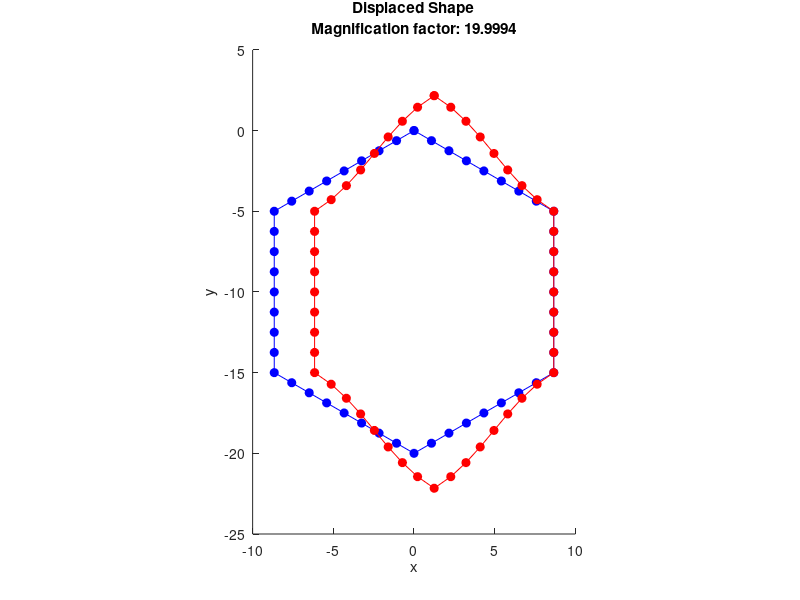
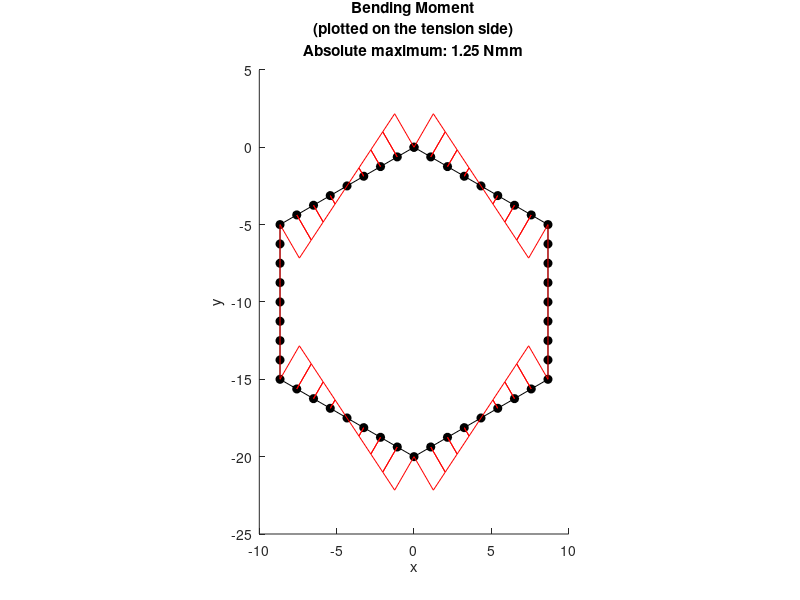
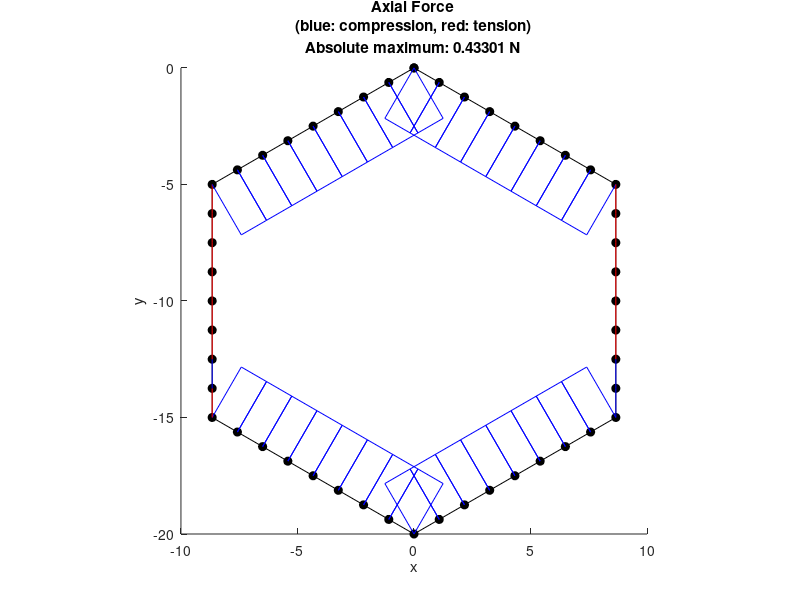
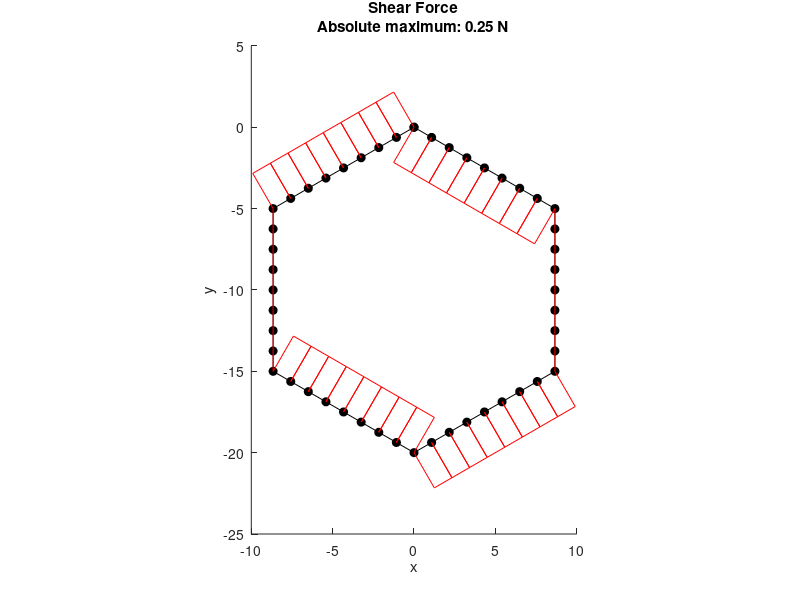

Source code (MATLAB) for these figures, in order:
% Honeycomb Lattice Unit Example
% Script by Andrew Phillips

clear all
close all

%
% Section and material definition
%

% Assuming units are Newtons (N) and millimetres (mm)
% Assuming a rectangular cross-section
t = 1; % mm
b = 1; % unit value (mm)
E = 2000; % MPa
% Calculating cross-sectional properties
A = b*t;
I = b*t^3/12;
% Calculating structural stifness / rigidity
EA = E*A; % axial
EI = E*I; % bending
% to reduce axial deformation
EA=EA*1000;

%
% Mesh definition
%

% Setting up a matrix of node points for the hexagon
% Setting the number of structural members
NumSM = 6;
% Setting the length of each structural member
LengthSM = 10;
% Setting the number of elements making up each structural member
NumElemSM = 8;
% Calculating the number of elements required
NumElems = NumSM*NumElemSM;
% Calculating the number of node
NumNodes = NumElems;
% Setting the angle alpha from the figure
alpha = 30;
alpha = alpha*pi/180;
% Calculating the position of nodes at the end of structural members  
NodePoints = zeros(NumNodes,2);
NodePoints(1,:) = [0 0];
NodePoints(1*NumElemSM+1,:) = [LengthSM*cos(alpha) -LengthSM*sin(alpha)];
NodePoints(2*NumElemSM+1,:) = [LengthSM*cos(alpha) -LengthSM-LengthSM*sin(alpha)];
NodePoints(3*NumElemSM+1,:) = [0 -LengthSM-2*LengthSM*sin(alpha)];
NodePoints(4*NumElemSM+1,:) = [-LengthSM*cos(alpha) -LengthSM-LengthSM*sin(alpha)];
NodePoints(5*NumElemSM+1,:) = [-LengthSM*cos(alpha) -LengthSM*sin(alpha)];
% Calculating the position of nodes along the lengh of structural members
% using the psotions of the start and end nodes of structural members
for n=1:1:NumElemSM-1
    NodePoints(n+1,:) = NodePoints(1,:)+(NodePoints(1*NumElemSM+1,:)-NodePoints(1,:)).*n/NumElemSM;
    NodePoints(1*NumElemSM+n+1,:) = NodePoints(1*NumElemSM+1,:)+(NodePoints(2*NumElemSM+1,:)-NodePoints(1*NumElemSM+1,:)).*n/NumElemSM;
    NodePoints(2*NumElemSM+n+1,:) = NodePoints(2*NumElemSM+1,:)+(NodePoints(3*NumElemSM+1,:)-NodePoints(2*NumElemSM+1,:)).*n/NumElemSM;
    NodePoints(3*NumElemSM+n+1,:) = NodePoints(3*NumElemSM+1,:)+(NodePoints(4*NumElemSM+1,:)-NodePoints(3*NumElemSM+1,:)).*n/NumElemSM;
    NodePoints(4*NumElemSM+n+1,:) = NodePoints(4*NumElemSM+1,:)+(NodePoints(5*NumElemSM+1,:)-NodePoints(4*NumElemSM+1,:)).*n/NumElemSM;
    NodePoints(5*NumElemSM+n+1,:) = NodePoints(5*NumElemSM+1,:)+(NodePoints(1,:)-NodePoints(5*NumElemSM+1,:)).*n/NumElemSM;
end

% Setting up a matrix of element definitions (start and end nodes)
ElemNodes = zeros(NumElems,2);
ElemNodes(:,1) = 1:1:NumNodes;
ElemNodes(:,2) = [2:1:NumNodes 1];

% Calculating element lengths
ElemLengths = zeros(NumElems,1);
for n=1:NumElems
    ElemLengths(n) = sqrt(sum(abs(NodePoints(ElemNodes(n,2),:)-NodePoints(ElemNodes(n,1),:)).^2));
end

% Setting up a matrix of element angles (transforming from local to global
% coordinate systems) for the hexagon
ElemAngle = zeros(NumElems,1);
ElemAngle(1:NumElemSM) = -alpha;
ElemAngle(1+1*NumElemSM:2*NumElemSM) = -pi/2;
ElemAngle(1+2*NumElemSM:3*NumElemSM) = -(pi-alpha);
ElemAngle(1+3*NumElemSM:4*NumElemSM) = pi-alpha;
ElemAngle(1+4*NumElemSM:5*NumElemSM) = pi/2;
ElemAngle(1+5*NumElemSM:6*NumElemSM) = alpha;

%
% Building the structure stiffness matrix K
%

% Setting up the element stiffness matrix k for each element
k = zeros(6,6,NumElems);
% Setting it up this way allows for easy adaptation for elements with
% different lengths and different cross-sectional properties
for n=1:NumElems
    k(:,:,n) = [EA/ElemLengths(n) 0 0 -EA/ElemLengths(n) 0 0;
        0 12*EI/(ElemLengths(n)^3) 6*EI/(ElemLengths(n)^2) 0 -12*EI/(ElemLengths(n)^3) 6*EI/(ElemLengths(n)^2);
        0 6*EI/(ElemLengths(n)^2) 4*EI/ElemLengths(n) 0 -6*EI/(ElemLengths(n)^2) 2*EI/ElemLengths(n);
        -EA/ElemLengths(n) 0 0 EA/ElemLengths(n) 0 0;
        0 -12*EI/(ElemLengths(n)^3) -6*EI/(ElemLengths(n)^2) 0 12*EI/(ElemLengths(n)^3) -6*EI/(ElemLengths(n)^2);
        0 6*EI/(ElemLengths(n)^2) 2*EI/ElemLengths(n) 0 -6*EI/(ElemLengths(n)^2) 4*EI/ElemLengths(n)];
end
% Transforming the stiffness matrix k for each element
% from local to global to give kdash for each element
% global) 
N = zeros(6,6,NumElems);
NQ = zeros(3,3,NumElems);
kdash = zeros(6,6,NumElems);
for n=1:NumElems
    % setting up a transformation matrix for all four quadrants
    % top-left and bottom-right quadrants of N contain trigonometric terms
    % top-right and bottom-left quadrants of N contain zero terms
    NQ(:,:,n) = [cos(ElemAngle(n)) sin(ElemAngle(n)) 0;...
        -sin(ElemAngle(n)) cos(ElemAngle(n)) 0;...
        0 0 1];
    N(1:3,1:3,n)=NQ(:,:,n);
    N(4:6,4:6,n)=NQ(:,:,n);
    kdash(:,:,n)=N(:,:,n)'*k(:,:,n)*N(:,:,n);
end

% Constructing the structure stiffness matrix K
% Noting that there are three degrees of freedom at every node
K = zeros(3*NumNodes,3*NumNodes);
% placing the top-left quadrant
for n=1:NumNodes
    clear a
    a=find(ElemNodes(:,1)==n);
    if isempty(a)~=1
        for m=1:length(a)
            K(1+(n-1)*3:n*3,1+(n-1)*3:n*3)=...
                K(1+(n-1)*3:n*3,1+(n-1)*3:n*3)+kdash(1:3,1:3,a(m));
        end
    end
end
%placing the bottom-right quadrant
for n=1:NumNodes
    clear a
    a=find(ElemNodes(:,2)==n);
    if isempty(a)~=1
        for m=1:length(a)
            K(1+(n-1)*3:n*3,1+(n-1)*3:n*3)=...
                K(1+(n-1)*3:n*3,1+(n-1)*3:n*3)+kdash(4:6,4:6,a(m));
        end
    end
end
% placing the top-right and bottom-left quadrant
for n=1:NumNodes
    clear a b
    a=find(ElemNodes(:,1)==n);
    if isempty(a)~=1
        b=ElemNodes(a,2);
        for m=1:length(a)
            K(1+(n-1)*3:n*3,1+(b(m)-1)*3:b(m)*3)=...
                K(1+(n-1)*3:n*3,1+(b(m)-1)*3:b(m)*3)+kdash(1:3,4:6,a(m));
            K(1+(b(m)-1)*3:b(m)*3,1+(n-1)*3:n*3)=...
                K(1+(b(m)-1)*3:b(m)*3,1+(n-1)*3:n*3)+kdash(4:6,1:3,a(m));
        end
    end
end

%
% Point load definition
%

% Loading depends on whether we are looking at behaviour
% in the global x or y direction

% Noting that at each node three loads could be applied
% Points loads in the x and y directions,
% and a moment load about the y axis

P = 1;
NodeLoads = zeros(3*NumNodes,1);

% Loading in the x direction
LoadedNodeA = 4*NumElemSM+1;
LoadedNodeB = 5*NumElemSM+1;
NodeLoads(LoadedNodeA*3-2:LoadedNodeA*3) = [P/2 0 0];
NodeLoads(LoadedNodeB*3-2:LoadedNodeB*3) = [P/2 0 0];

% % Loading in the y direction
% LoadedNode = 1;
% NodeLoads(LoadedNode*3-2:LoadedNode*3) = [0 -P 0];

%
% Boundary condition definition
%

% Boundary conditions depend on whether we are looking a behaviour
% in the global x or y direction

% Noting that at each node three restraints could be applied
% Preventing displacement in the x and y directions,
% and preventing rotation about the y axis

% We adjust the K matrix by setting rows and columns associated
% with the restrained degree of freedom to zero
% and the intersection to 1

% boundary conditons are set by listing the node and then the three DOFs
% indicating which ones are fixed at the node with a "1"

% Rotation restrictions to replicate the hexagon being constrained with a
% honeycomb lattice network

FixRotNodes = [1*NumElemSM+1 0 0 1; 2*NumElemSM+1 0 0 1;...
   4*NumElemSM+1 0 0 1; 5*NumElemSM+1 0 0 1];

% Loading in the x direction
RollerNode = [2*NumElemSM+1 1 0 0]; % fixed in the x direction
PinnedNode = [1*NumElemSM+1 1 1 0]; % fixed in the x and y direction
BCNodes = [RollerNode; PinnedNode; FixRotNodes];

% % Loading in the y direction
% RollerNode = [1 1 0 0]; % fixed in the x direction
% PinnedNode = [3*NumElemSM+1 1 1 0]; % fixed in the x and y direction
% BCNodes = [RollerNode; PinnedNode; FixRotNodes];

% Finding the fixed DOFs
NumBCNodes = size(BCNodes,1);
FixedDOFs = zeros(1,sum(sum(BCNodes(:,2:4)~=0)));
a=0;
for n=1:NumBCNodes
    for m=2:4
        if BCNodes(n,m)==1
            a=a+1;
            FixedDOFs(a) = (BCNodes(n,1)-1)*3+(m-1);
        end
    end
end
clear a

% Adjusting the K matrix
for n=1:size(FixedDOFs,2)
    K(FixedDOFs(n),:)=0;
    K(:,FixedDOFs(n))=0;
    K(FixedDOFs(n),FixedDOFs(n))=1;
end

%
% Analysis
%

%
% Finding the node displacements
%

RawNodeDisps=(K^-1)*(NodeLoads);
% Reshape the resulting matrix
NodeDisps=reshape(RawNodeDisps,3,[]);
NodeDisps=NodeDisps';
% Calculating the displaced node positions
DispNodePoints = NodePoints+NodeDisps(:,1:2);

%
% Finding node forces and moments
%

% Calculating beam end force and moments (in global axis system)
BeamEndForcesGAS = zeros(NumElems,6);
for n=1:NumElems
    BeamEndForcesGAS(n,:) = (kdash(:,:,n)*[NodeDisps(ElemNodes(n,1),:)'; NodeDisps(ElemNodes(n,2),:)'])';  
end
% Calculating node external forces (in global axis system)
% This gives applied loading and reaction forces
NodeExternalForcesGAS = zeros(NumNodes,3);
for n=1:NumNodes
    NodeExternalForcesGAS(n,:) = sum(BeamEndForcesGAS(ElemNodes(:,2)==n,4:6),1) + sum(BeamEndForcesGAS(ElemNodes(:,1)==n,1:3),1);
end

% Calculating beam end force and moments (in the beam axis system)
% This gives axial forces, shear forces and bending moments
BeamEndForcesLAS = zeros(NumElems,6);
for n=1:NumElems
    BeamEndForcesLAS(n,:) = (k(:,:,n)*N(:,:,n)*[NodeDisps(ElemNodes(n,1),:)'; NodeDisps(ElemNodes(n,2),:)'])';
end

%
% Plotting the displaced shape
%

% Settting a magnification factor
MagFact = 0.25*LengthSM/max(max(abs(NodeDisps(:,1:2))));
PlotDispNodePoints = NodePoints+MagFact.*NodeDisps(:,1:2);

figure(1)
hold on
plot(NodePoints([1:end 1],1),NodePoints([1:end 1],2),'o - b','MarkerFaceColor','b');
plot(PlotDispNodePoints([1:end 1],1),PlotDispNodePoints([1:end 1],2),'o - r','MarkerFaceColor','r');
title({'Displaced Shape', ['Magnification factor: ', num2str(MagFact)]});
xlabel('x'); ylabel('y');
set(gca,'DataAspectRatio',[1 1 1]);

%
% Plotting bending moment, axial force, and shear force diagrams
%

% Calculating beam direction and perpendicular vectors
ElemBeamVectors = zeros(NumElems,3);
ElemBeamNormVectors = zeros(NumElems,3);
ElemPerpVectors = zeros(NumElems,3);
for n=1:NumElems
    ElemBeamVectors(n,1:2) = NodePoints(ElemNodes(n,2),:)-NodePoints(ElemNodes(n,1),:);
    ElemBeamNormVectors(n,1:2) = ElemBeamVectors(n,1:2)./norm(ElemBeamVectors(n,1:2));
    ElemPerpVectors(n,:) = cross([0 0 1],ElemBeamNormVectors(n,:));
end

% Adopting a convention that means bending moments are plotted on the
% tension side of the element

% Setting a scale factor
BMScaleFact = 0.25*LengthSM/max(max(abs(BeamEndForcesLAS(:,[3 6]))));

figure(2)
hold on
plot(NodePoints([1:end 1],1),NodePoints([1:end 1],2),'o - k','MarkerFaceColor','k');
for n=1:NumElems
    pointA = NodePoints(ElemNodes(n,1),:);
    pointB = pointA + BeamEndForcesLAS(n,3)*ElemPerpVectors(n,1:2)*BMScaleFact;
    pointD = NodePoints(ElemNodes(n,2),:);
    pointC = pointD - BeamEndForcesLAS(n,6)*ElemPerpVectors(n,1:2)*BMScaleFact;
    plot([pointA(1) pointB(1) pointC(1) pointD(1)],...
        [pointA(2) pointB(2) pointC(2) pointD(2)],'- r');
end
title({'Bending Moment', '(plotted on the tension side)', ['Absolute maximum: ', num2str(max(max(abs(BeamEndForcesLAS(:,[3 6]))))), ' Nmm']});
xlabel('x'); ylabel('y');
set(gca,'DataAspectRatio',[1 1 1]);

% Adopting a convention that means tension axial force is plotted in red
% and compression axial force is plotted in blue

% Setting a scale factor
AFScaleFact = 0.25*LengthSM/max(max(abs(BeamEndForcesLAS(:,[1 4]))));

figure(3)
hold on
plot(NodePoints([1:end 1],1),NodePoints([1:end 1],2),'o - k','MarkerFaceColor','k');
for n=1:NumElems
    pointA = NodePoints(ElemNodes(n,1),:);
    pointB = pointA - BeamEndForcesLAS(n,1)*ElemPerpVectors(n,1:2)*AFScaleFact;
    pointD = NodePoints(ElemNodes(n,2),:);
    pointC = pointD + BeamEndForcesLAS(n,4)*ElemPerpVectors(n,1:2)*AFScaleFact;
    if -BeamEndForcesLAS(n,1) > 0 
        plot([pointA(1) pointB(1) pointC(1) pointD(1)],...
            [pointA(2) pointB(2) pointC(2) pointD(2)],'- r');
    elseif -BeamEndForcesLAS(n,1) < 0
        plot([pointA(1) pointB(1) pointC(1) pointD(1)],...
            [pointA(2) pointB(2) pointC(2) pointD(2)],'- b');
    end 
end
title({'Axial Force', '(blue: compression, red: tension)', ['Absolute maximum: ', num2str(max(max(abs(BeamEndForcesLAS(:,[1 4]))))), ' N']});
xlabel('x'); ylabel('y');
set(gca,'DataAspectRatio',[1 1 1]);

% Adopting a convention that means that positive shear forces point in the
% positive y axis direction on the beam

% Setting a scale factor
SFScaleFact = 0.25*LengthSM/max(max(abs(BeamEndForcesLAS(:,[2 5]))));

figure(4)
hold on
plot(NodePoints([1:end 1],1),NodePoints([1:end 1],2),'o - k','MarkerFaceColor','k');
for n=1:NumElems
    pointA = NodePoints(ElemNodes(n,1),:);
    pointB = pointA - BeamEndForcesLAS(n,2)*ElemPerpVectors(n,1:2)*SFScaleFact;
    pointD = NodePoints(ElemNodes(n,2),:);
    pointC = pointD + BeamEndForcesLAS(n,5)*ElemPerpVectors(n,1:2)*SFScaleFact;
    plot([pointA(1) pointB(1) pointC(1) pointD(1)],...
        [pointA(2) pointB(2) pointC(2) pointD(2)],'- r');
end
title({'Shear Force', ['Absolute maximum: ', num2str(max(max(abs(BeamEndForcesLAS(:,[2 5]))))), ' N']});
xlabel('x'); ylabel('y');
set(gca,'DataAspectRatio',[1 1 1]);

%
% Plotting the beam direction and perpendicular vectors
%

% Setting a scale factor
LASScaleFact = 0.5*max(ElemLengths);

figure(5)
hold on
plot(NodePoints([1:end 1],1),NodePoints([1:end 1],2),'o - k','MarkerFaceColor','k');
for n=1:NumElems
    pointA = NodePoints(ElemNodes(n,1),:);
    pointB = pointA+ElemBeamNormVectors(n,1:2).*LASScaleFact;
    pointC = pointA+ElemPerpVectors(n,1:2).*LASScaleFact;
    plot([pointA(1) pointB(1)], [pointA(2) pointB(2)], '- r');
    plot([pointA(1) pointC(1)], [pointA(2) pointC(2)], '- g');
    plot(pointA(1), pointA(2),'o b','MarkerFaceColor','b');
end
title('Beam Axes');
set(gca,'DataAspectRatio',[1 1 1]);

%%%% THE END %%%%


    
